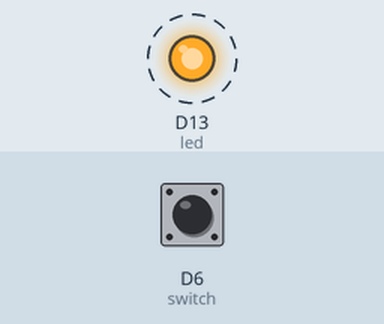
This program was run on a simulated CircuitPython board. Parts: output pins drawn as LEDs (lit = HIGH). Dashed ring = blinking. The inputs (shaded band) are chosen by the test bench; at power-on: D6 (switch) LOW.

Above: at 0.1 s.
Timing chart, 0 to 3.0 s (numbered marks = the images above):
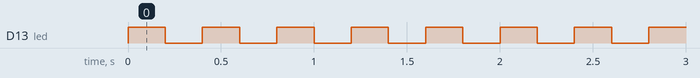

The program:

code.py
```python
import digitalio
import board
import time

switch=digitalio.DigitalInOut(board.D6)
switch.switch_to_input()

led = digitalio.DigitalInOut(board.D13)
led.switch_to_output()

if switch.value==True: # if pin D6 is pulled high, then datalog mode -- no USB write allowed
    for i in range(10): # keep number of writes low for testing
        f=open('data.txt','a')
        f.write('{:03d}\n'.format(i))
        f.close()
        led.value = not led.value # blink to indicate successful write
        time.sleep(1)

else:
    while True:
        led.value = not led.value #faster blink to indicate in USB read-write mode
        time.sleep(.2)
```

Measured:
- by itself, D13 (led): alternates HIGH for 0.20 s and LOW for 0.20 s
